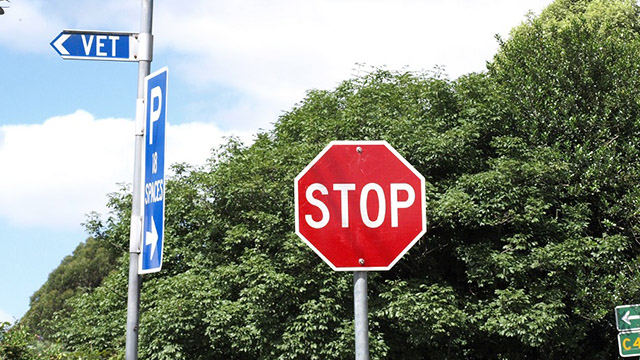
#> input picture stopsign.jpg, 640 x 360 px
$ python imagedetection.py
#> lines starting #> are read from the running program, lines starting #| are printed output that depends on the picture
""" This program will detect an object and draw a rectangle around the
recognized object when located.
"""

import cv2
from matplotlib import pyplot

# Open picture
image = cv2.imread("stopsign.jpg")
#> image is the input picture: shape (360, 640, 3); mean B, G, R 126, 138, 134.3

# Convert photo from color to grayscale and vice versa.
grayscale_image = cv2.cvtColor(image, cv2.COLOR_BGR2GRAY)
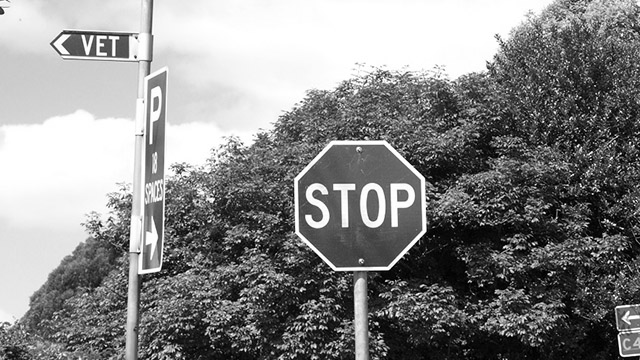
#> grayscale_image: shape (360, 640); min 0, max 255, mean 135.5
color_image = cv2.cvtColor(image, cv2.COLOR_BGR2RGB)

object_detection = cv2.CascadeClassifier('haar_cascades.xml')
object_sizeDetector = object_detection.detectMultiScale(
    grayscale_image, minSize=(20, 20))
#> object_sizeDetector = [[289, 128, 153, 153]]

objects_found = len(object_sizeDetector)
#> objects_found = 1
if objects_found != 0:
    for (x, y, width, height) in object_sizeDetector:
        cv2.rectangle(color_image, (x, y),
                      (x + height, y + width),
                      (0, 250, 0), 5)   # Draw a rectangle around
#> this loop made 1 pass
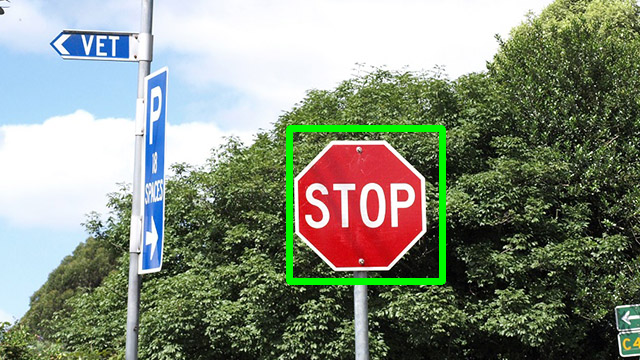
#> color_image: shape (360, 640, 3); mean R, G, B 133, 141.1, 125
        # every detected and recognized object.

pyplot.subplot(1, 1, 1)
pyplot.imshow(color_image) # Display data as image.
pyplot.show() # Look and display all recognizable objects in an interactive window.

$ run again, with img.jpg copied over stopsign.jpg
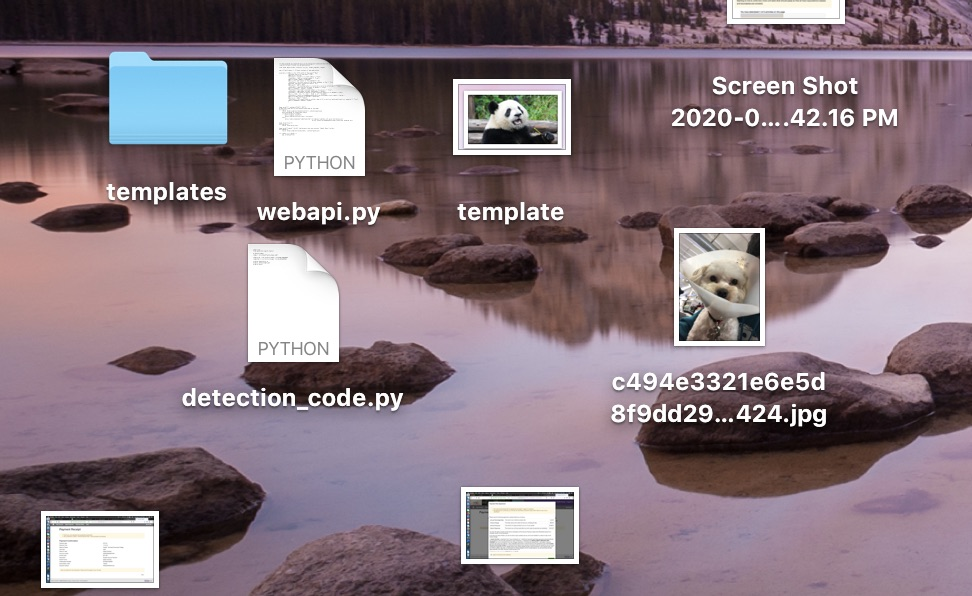
#> input picture img.jpg, 972 x 596 px
#> image is the input picture: shape (596, 972, 3); mean B, G, R 121.1, 112.5, 130.6
#> `grayscale_image = cv2.cvtColor(image, cv2.COLOR_BGR2GRAY)`:
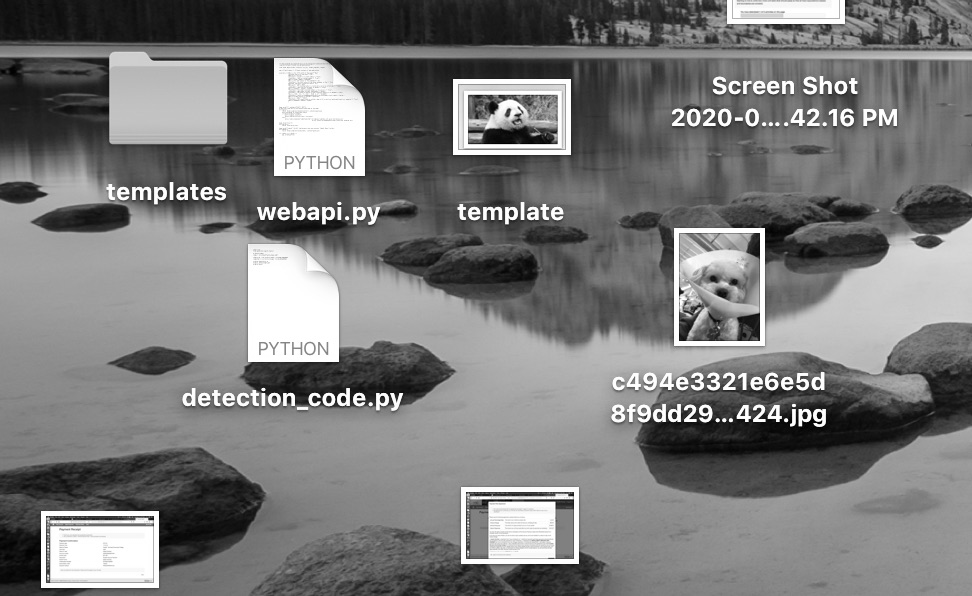
#> grayscale_image: shape (596, 972); min 0, max 255, mean 118.9
#> object_sizeDetector = 19 rows, first 6: [469, 183, 63, 63], [773, 384, 66, 66], [804, 55, 65, 65], [252, 185, 58, 58], [518, 184, 58, 58], [235, 369, 62, 62]
#> objects_found = 19
#> the loop `for (x, y, width, height) in object_sizeDetector:` made 19 passes
#> after the loop `for (x, y, width, height) in object_sizeDetector:`:
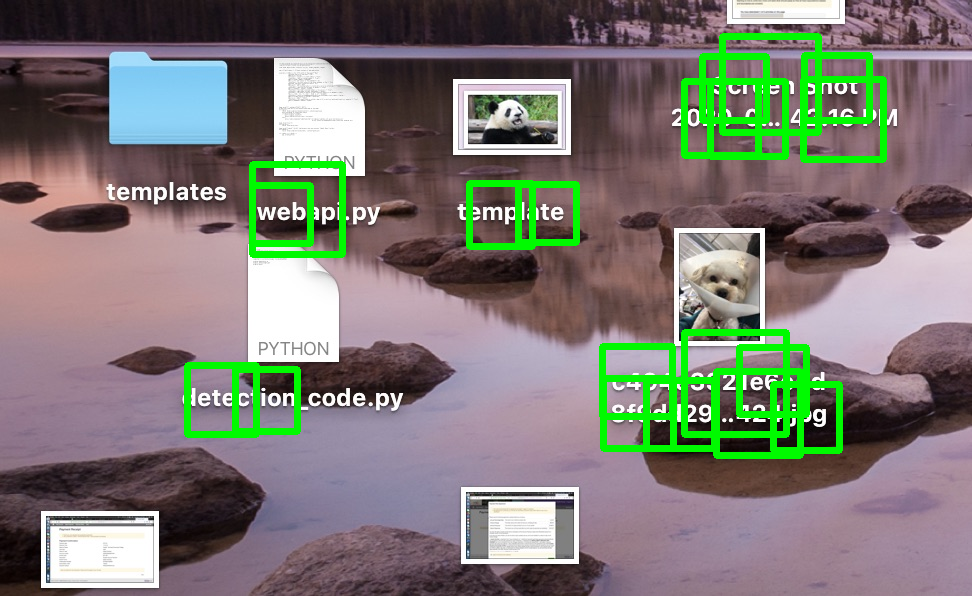
#> color_image: shape (596, 972, 3); mean R, G, B 123, 120.5, 114.1

$ run again, with template.jpg copied over stopsign.jpg
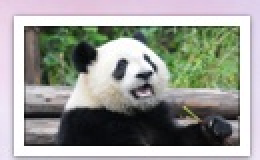
#> input picture template.jpg, 130 x 80 px (shown 2 times larger)
#> image is the input picture: shape (80, 130, 3); mean B, G, R 149.7, 155.2, 153.8
#> `grayscale_image = cv2.cvtColor(image, cv2.COLOR_BGR2GRAY)`:
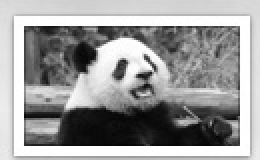
#> grayscale_image: shape (80, 130) (shown 2 times larger); min 2, max 255, mean 154.2
#> object_sizeDetector = ()
#> objects_found = 0
